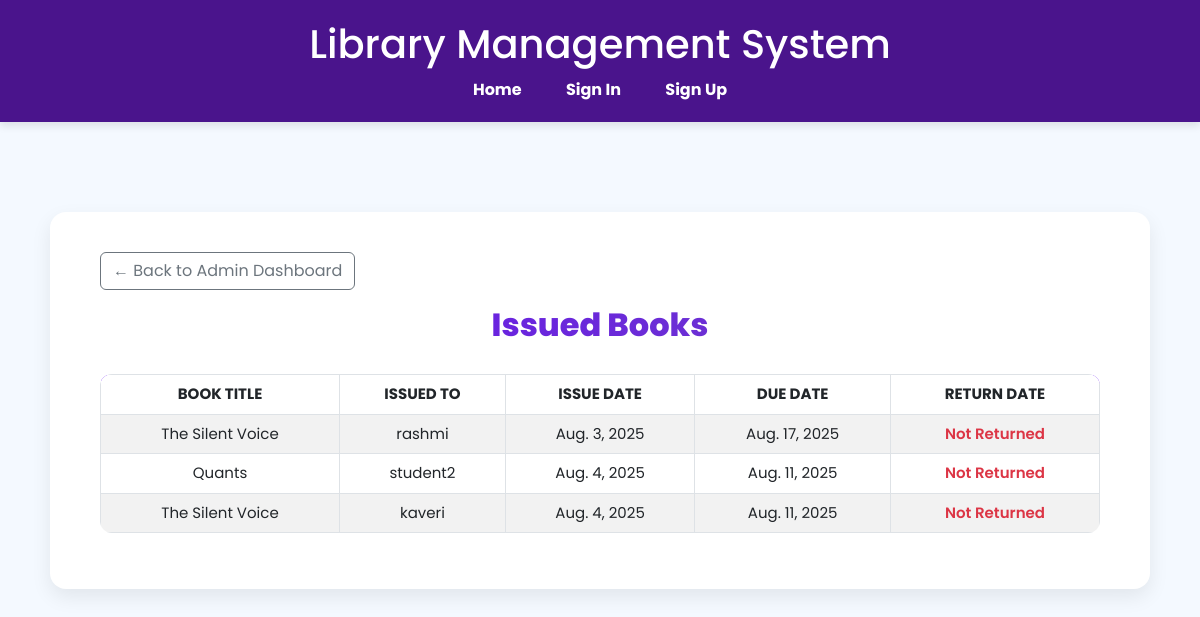
The page /issued-books/ (signed in) on the database as committed earlier.
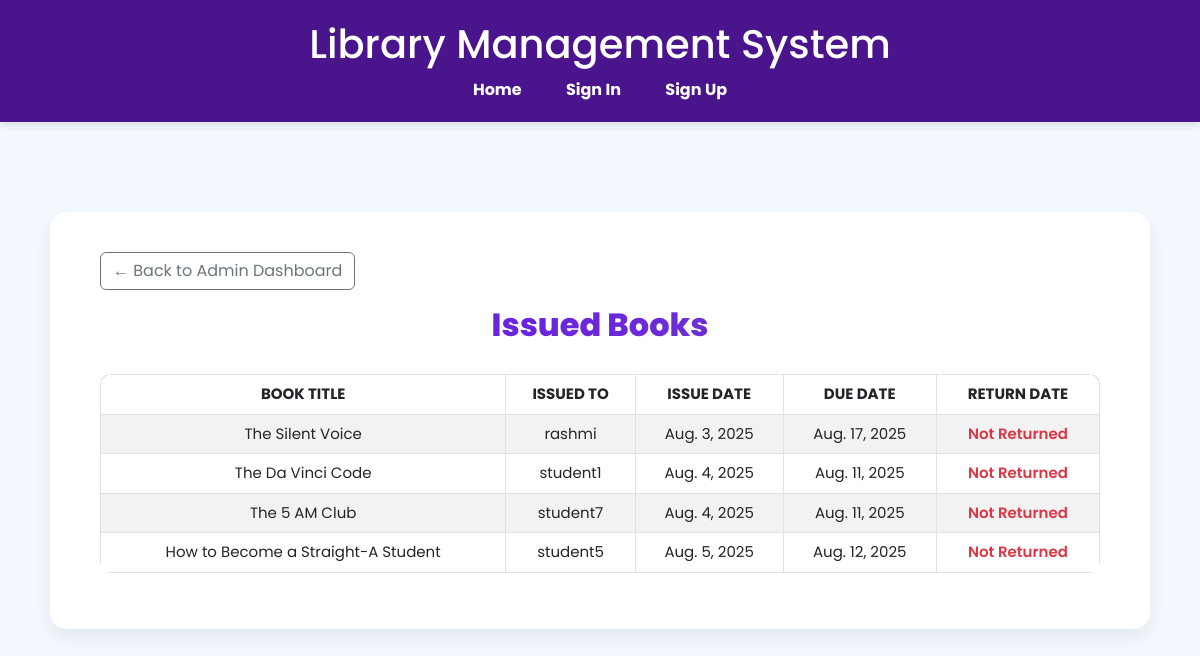
The same page on the database as committed later.
### base/models.py (models this page shows, shortened)
class Issue(models.Model):
    user = models.ForeignKey(User, on_delete=models.CASCADE)
    book = models.ForeignKey(Book, on_delete=models.CASCADE)
    issue_date = models.DateField(auto_now_add=True)
    due_date = models.DateField()

class Book(models.Model):
    title = models.CharField(max_length=200)
    author = models.ForeignKey(Author, on_delete=models.SET_NULL, null=True, blank=True)
    category = models.ForeignKey(Category, on_delete=models.SET_NULL, null=True, blank=True)
    isbn = models.CharField(max_length=13)
    description = models.TextField(blank=True)

### base/views.py (the view)
# urls.py: path('issued-books/', views.issued_books_view, name='issued_books'),
@login_required
def issued_books_view(request):
    issued_books = Issue.objects.select_related('book', 'user')
    returns = {r.issue.id: r.return_date for r in Return.objects.all()}
    return render(request, 'base/issued_books.html', {'issued_books': issued_books, 'returns': returns})

### base/templates/base/issued_books.html (shortened to what this page needs)
{% extends 'base/base.html' %}
{% load static %}
{% block content %}
<div class="issued-books-container">
    <div class="d-flex justify-content-start mb-3">
    <a href="{% url 'dashboard' %}" class="btn btn-outline-secondary">
        ← Back to Admin Dashboard
    </a>
</div>
    <h2 class="issued-title">Issued Books</h2>
    {% if issued_books %}
        <table class="table table-striped table-bordered">
            <thead>
                <tr>
                    <th>Book Title</th>
                    <th>Issued To</th>
                    <th>Issue Date</th>
                    <th>Due Date</th>
                    <th>Return Date</th>
                </tr>
            </thead>
            <tbody>
                {% for entry in issued_books %}
                <tr>
                    <td>{{ entry.book.title }}</td>
                    <td>{{ entry.user.username }}</td>
                    <td>{{ entry.issue_date }}</td>
                    <td>{{ entry.due_date }}</td>
                    <td>
                        {% if entry.return_date %}
                            {{ entry.return_date|date:"Y-m-d H:i" }}
                        {% else %}
                            <span class="text-danger">Not Returned</span>
                        {% endif %}
                    </td>
                </tr>
                {% endfor %}
            </tbody>
        </table>
    {% else %}
        <p class="no-books">No books have been issued yet.</p>
    {% endif %}
</div>
{% endblock %}

Rows that differ between the two databases and show on the page:
removed Issue: book "Quants", user.username "student2", issue_date "Aug. 4, 2025", due_date "Aug. 11, 2025"
removed Issue: book "The Silent Voice", user.username "kaveri", issue_date "Aug. 4, 2025", due_date "Aug. 11, 2025"
added Issue: book "The Da Vinci Code", user.username "student1", issue_date "Aug. 4, 2025", due_date "Aug. 11, 2025"
added Issue: book "The 5 AM Club", user.username "student7", issue_date "Aug. 4, 2025", due_date "Aug. 11, 2025"
added Issue: book "How to Become a Straight-A Student", user.username "student5", issue_date "Aug. 5, 2025", due_date "Aug. 12, 2025"
